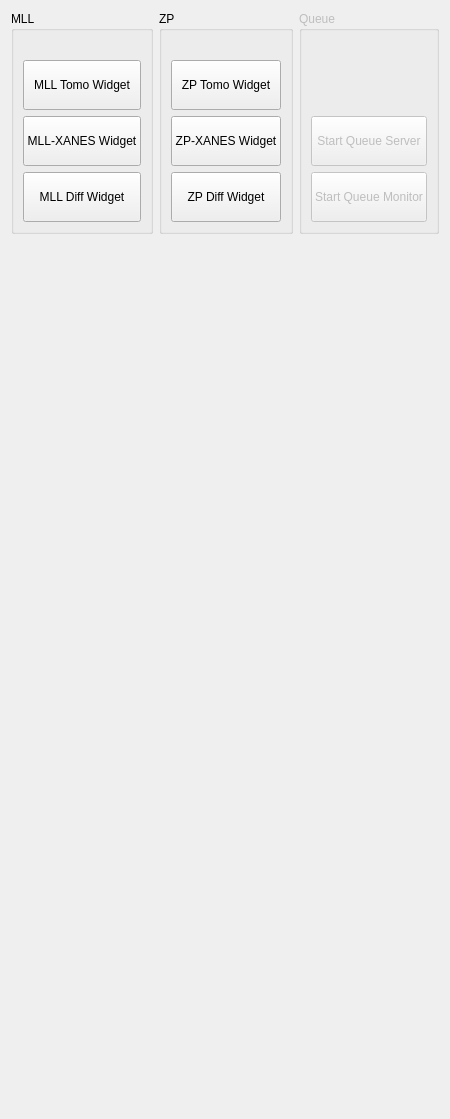
      <widget class="QWidget" name="tab_2">
       <attribute name="title">
        <string>Advanced Scans/Queue</string>
       </attribute>
       <layout class="QGridLayout" name="gridLayout_108">
        <item row="0" column="0">
         <widget class="QGroupBox" name="groupBox_4">
          <property name="title">
           <string>MLL</string>
          </property>
          <layout class="QGridLayout" name="gridLayout_3">
           <item row="1" column="0">
            <widget class="QPushButton" name="pb_open_mll_tomo_widget">
             <property name="sizePolicy">
              <sizepolicy hsizetype="Minimum" vsizetype="Preferred">
               <horstretch>0</horstretch>
               <verstretch>0</verstretch>
              </sizepolicy>
             </property>
             <property name="text">
              <string>
MLL Tomo Widget
</string>
             </property>
            </widget>
           </item>
           <item row="0" column="0">
            <widget class="QLabel" name="label">
             <property name="text">
              <string/>
             </property>
            </widget>
           </item>
           <item row="2" column="0">
            <widget class="QPushButton" name="pushButton">
             <property name="sizePolicy">
              <sizepolicy hsizetype="Minimum" vsizetype="Preferred">
               <horstretch>0</horstretch>
               <verstretch>0</verstretch>
              </sizepolicy>
             </property>
             <property name="text">
              <string> 
MLL-XANES Widget
</string>
             </property>
            </widget>
           </item>
           <item row="3" column="0">
            <widget class="QPushButton" name="pushButton_15">
             <property name="sizePolicy">
              <sizepolicy hsizetype="Minimum" vsizetype="Preferred">
               <horstretch>0</horstretch>
               <verstretch>0</verstretch>
              </sizepolicy>
             </property>
             <property name="text">
              <string>
MLL Diff Widget
</string>
             </property>
            </widget>
           </item>
          </layout>
         </widget>
        </item>
        <item row="0" column="1">
         <widget class="QGroupBox" name="groupBox">
          <property name="title">
           <string>ZP</string>
          </property>
          <layout class="QGridLayout" name="gridLayout_4">
           <item row="1" column="0">
            <widget class="QPushButton" name="pushButton_5">
             <property name="sizePolicy">
              <sizepolicy hsizetype="Minimum" vsizetype="Preferred">
               <horstretch>0</horstretch>
               <verstretch>0</verstretch>
              </sizepolicy>
             </property>
             <property name="text">
              <string>
ZP Tomo Widget
</string>
             </property>
            </widget>
           </item>
           <item row="3" column="0">
            <widget class="QPushButton" name="pushButton_6">
             <property name="sizePolicy">
              <sizepolicy hsizetype="Minimum" vsizetype="Preferred">
               <horstretch>0</horstretch>
               <verstretch>0</verstretch>
              </sizepolicy>
             </property>
             <property name="text">
              <string>
ZP-XANES Widget
</string>
             </property>
            </widget>
           </item>
           <item row="0" column="0">
            <widget class="QLabel" name="label_3">
             <property name="text">
              <string/>
             </property>
            </widget>
           </item>
           <item row="4" column="0">
            <widget class="QPushButton" name="pushButton_14">
             <property name="sizePolicy">
              <sizepolicy hsizetype="Minimum" vsizetype="Preferred">
               <horstretch>0</horstretch>
               <verstretch>0</verstretch>
              </sizepolicy>
             </property>
             <property name="text">
              <string>
ZP Diff Widget
</string>
             </property>
            </widget>
           </item>
          </layout>
         </widget>
        </item>
        <item row="0" column="2">
         <widget class="QGroupBox" name="groupBox_8">
          <property name="enabled">
           <bool>false</bool>
          </property>
          <property name="title">
           <string>Queue</string>
          </property>
          <layout class="QGridLayout" name="gridLayout_59">
           <item row="1" column="0">
            <widget class="QPushButton" name="pb_start_qserver">
             <property name="text">
              <string>
Start Queue Server
  </string>
             </property>
            </widget>
           </item>
           <item row="2" column="0">
            <widget class="QPushButton" name="pb_start_qmonitor">
             <property name="text">
              <string>
Start Queue Monitor
  </string>
             </property>
            </widget>
           </item>
           <item row="0" column="0">
            <widget class="QLabel" name="label_50">
             <property name="text">
              <string/>
             </property>
            </widget>
           </item>
          </layout>
         </widget>
        </item>
        <item row="1" column="0">
         <spacer name="verticalSpacer_2">
          <property name="orientation">
           <enum>Qt::Vertical</enum>
          </property>
          <property name="sizeHint" stdset="0">
           <size>
            <width>20</width>
            <height>874</height>
           </size>
          </property>
         </spacer>
        </item>
       </layout>
      </widget>
